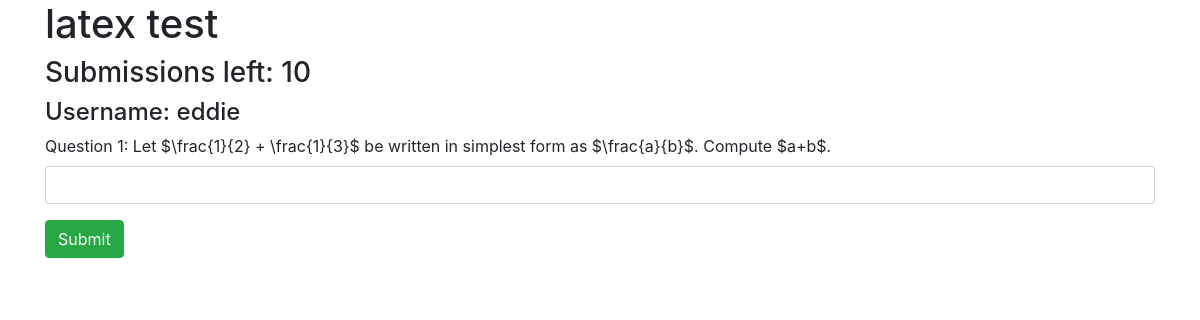
Screenshot of /quiz/6/ (signed in) with the database file from the repository.
### quiz/models.py (models this page shows, shortened)
class Quiz(models.Model):
    name = models.CharField(max_length=1000)
    max_subs = models.IntegerField(default = 99999)
    @property
    def quiz_length(self):
        return Question.objects.filter(quiz = self).count()

class Question(models.Model):
    quiz = models.ForeignKey(Quiz, on_delete = models.CASCADE, default = 0)
    question_statement = models.CharField(max_length=200)
    answer = models.IntegerField(default=0) # Maybe change to string?
    solution = models.CharField(max_length=1000, default = "solution !")

### quiz/views.py (the view, shortened to what this page needs)
# urls.py: path('<int:quiz_id>/', views.quiz_details, name = 'quiz_details'),
def quiz_details(request, quiz_id):
    quiz = get_object_or_404(Quiz, pk = quiz_id)
    past_subs = Submission.objects.filter(user = request.user, question__quiz__id = quiz_id)
    subs_left = quiz.max_subs - past_subs.count() // quiz.quiz_length
    print(quiz.quiz_length)
    print("BAH", subs_left)
    if request.method == "POST":
        validSubmission = True
        for q in quiz.question_set.all():
            if request.POST['answer' + str(q.id)] == "":
                validSubmission = False
        if validSubmission:
            for q in quiz.question_set.all():
                print("LSDKFJSLKJDF" + str(q.id))
                username = request.POST['userSubmitting']
                print("username is: " + username)
                user = User.objects.filter(username = username)[0]
                newSub = Submission(
                    user = user,
                    sub_time = timezone.now(),
                    question = q,
                    sub_answer = request.POST["answer" + str(q.id)],
                )
                newSub.save()
            return HttpResponseRedirect(reverse('quiz:results', args=(quiz_id,)))
    else:
        context = {
            'curr_quiz': quiz,
            'subs_left': subs_left,
            'user': request.user,
            'validSubmission': False,
        }
        return render(request, 'quiz/questions.html', context)

### quiz/templates/quiz/questions.html (shortened to what this page needs)
<!DOCTYPE html>
<html>
  <head>
        <link rel="stylesheet" href="https://maxcdn.bootstrapcdn.com/bootstrap/4.4.1/css/bootstrap.min.css" />
  </head>
  <body>
    <div class = "container">
      <h1>{{curr_quiz.name}}</h1>
      <h3>Submissions left: {{ subs_left }}</h3>
      <h4>Username: {{user.username}}</h4>
      {% if subs_left > 0 %}
        <form method = "POST">
          {% for question in curr_quiz.question_set.all %}
            <div class = "form-group">
              <label for = "question">
                Question {{ forloop.counter }}: <span class="math display">{{question.question_statement}}</span>
              </label>
              <input type = "text" name = "answer{{question.id}}" class = "form-control">
            </div>
          {% endfor %}
          <button type = "submit" class = "btn btn-success">Submit</button>
        </form>
      {% else %}
        You are not allowed to submit to this quiz.
      {% endif %}
    </div>
  </body>
</html>

### rows the page displays
Quiz: name "latex test"
Question: question_statement "Let $\\frac{1}{2} + \\frac{1}{3}$ be written in simplest form as $\\frac{a}{b}$. Compute $a+b$."

### other values shown
{{ subs_left }} "10"
{{ user.username }} "eddie"
